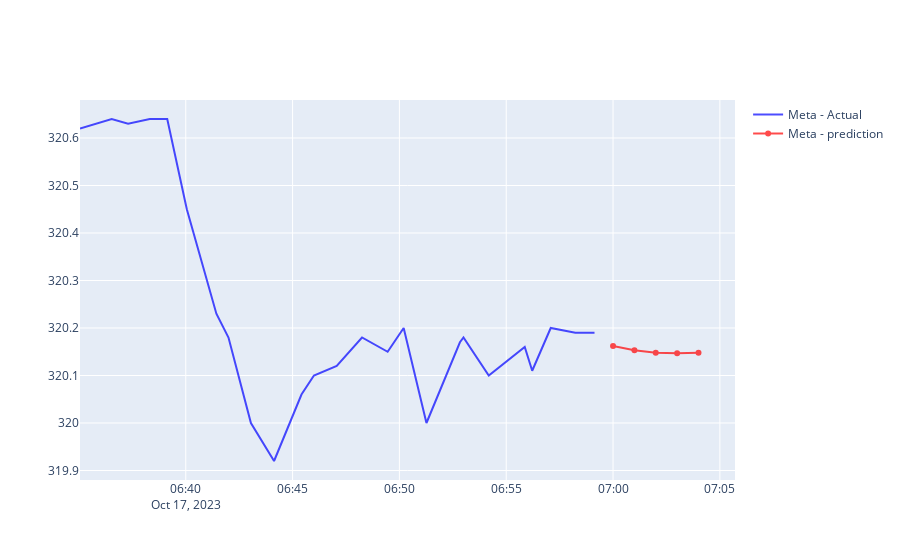

This figure's notebook cell:
### Code cell
fig=go.Figure()
fig.add_trace(go.Scatter(x=META.index,
                         y=META['price'],
                         opacity=0.7,
                         line=dict(color='blue', width=2),
                         name='Meta - Actual'))
fig.add_trace(go.Scatter(x=meta_predictions.index,
                         y=meta_predictions['price'],
                         opacity=0.7,
                         line=dict(color='red', width=2),
                         name='Meta - prediction'))
# Show the figure
fig.show()

### Figure 1 — Plotly figure (JSON) as saved in the notebook; plotly's stock layout.template omitted (floating-point values rounded to 4 significant figures)
{"data": [{"line": {"color": "blue", "width": 2}, "name": "Meta - Actual", "opacity": 0.7, "type": "scatter", "x": ["2023-10-17 06:35:03", "2023-10-17 06:36:32", "2023-10-17 06:37:18", "2023-10-17 06:38:19", "2023-10-17 06:39:08", "2023-10-17 06:40:03", "2023-10-17 06:41:26", "2023-10-17 06:42:00", "2023-10-17 06:43:03", "2023-10-17 06:44:08", "2023-10-17 06:45:25", "2023-10-17 06:46:00", "2023-10-17 06:47:04", "2023-10-17 06:48:15", "2023-10-17 06:49:27", "2023-10-17 06:50:12", "2023-10-17 06:51:16", "2023-10-17 06:52:50", "2023-10-17 06:53:00", "2023-10-17 06:54:11", "2023-10-17 06:55:52", "2023-10-17 06:56:13", "2023-10-17 06:57:05", "2023-10-17 06:58:14", "2023-10-17 06:59:08"], "y": [320.6, 320.6, 320.6, 320.6, 320.6, 320.4, 320.2, 320.2, 320, 319.9, 320.1, 320.1, 320.1, 320.2, 320.1, 320.2, 320, 320.2, 320.2, 320.1, 320.2, 320.1, 320.2, 320.2, 320.2]}, {"line": {"color": "red", "width": 2}, "name": "Meta - prediction", "opacity": 0.7, "type": "scatter", "x": ["2023-10-17 07:00:00", "2023-10-17 07:01:00", "2023-10-17 07:02:00", "2023-10-17 07:03:00", "2023-10-17 07:04:00"], "y": [320.2, 320.2, 320.1, 320.1, 320.1]}], "layout": {}}
